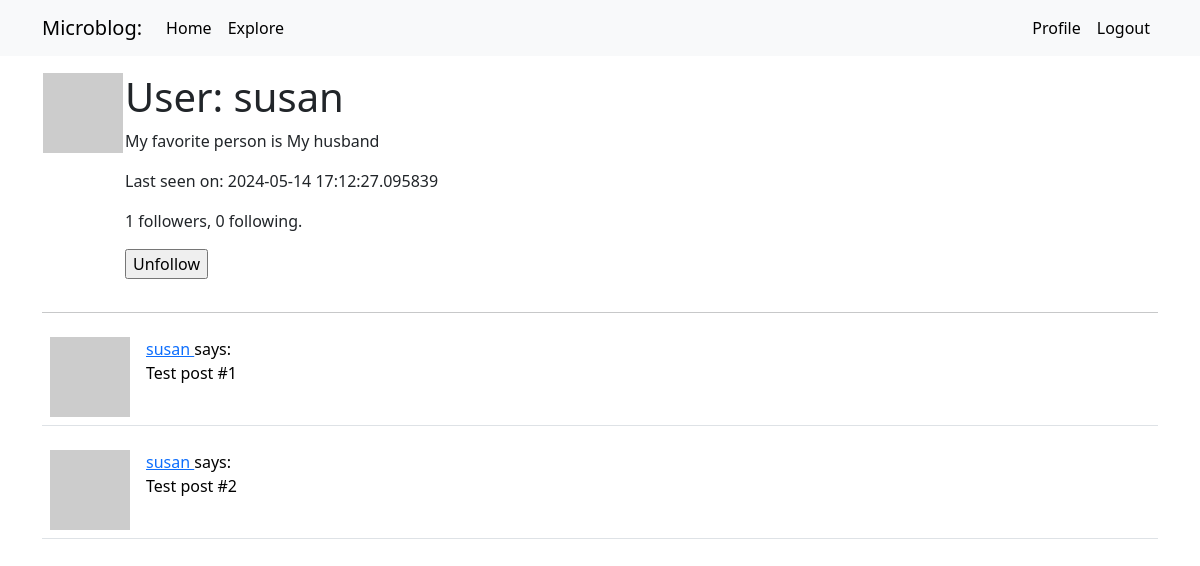
The page /user/susan (signed in) on the database its author committed.
### app/models.py (models this page shows, shortened)
class User(UserMixin,db.Model):
    id: so.Mapped[int] = so.mapped_column(primary_key=True)
    username: so.Mapped[str] = so.mapped_column(sa.String(64), index=True,
                                                unique=True)
    email: so.Mapped[str] = so.mapped_column(sa.String(120), index=True,
                                             unique=True)
    password_hash: so.Mapped[Optional[str]] = so.mapped_column(sa.String(256))
    posts: so.WriteOnlyMapped['Post'] = so.relationship(back_populates = 'author')
    about_me: so.Mapped[Optional[str]] = so.mapped_column(sa.String(140))
    last_seen: so.Mapped[Optional[datetime]] =so.mapped_column(default=lambda: datetime.now(timezone.utc))
    following: so.WriteOnlyMapped['User'] = so.relationship( secondary = followers, primaryjoin = (followers.c.follower_id ==id), secondaryjoin = (followers.c.followed_id == id),back_populates = 'followers')
    followers: so.WriteOnlyMapped['User'] = so.relationship(secondary= followers, primaryjoin = (followers.c.followed_id ==id), secondaryjoin= (followers.c.follower_id == id), back_populates = 'following')
    def is_following(self, user):
        query = self.following.select().where(User.id == user.id)
        return db.session.scalar(query) is not None
    def followers_count(self):
        query = sa.select(sa.func.count()).select_from(
            self.followers.select().subquery())
        return db.session.scalar(query)
    def following_count(self):
        query = sa.select(sa.func.count()).select_from(
            self.following.select().subquery())
        return db.session.scalar(query)
    def avatar(self,size):
        digest = md5(self.email.lower().encode('utf-8')).hexdigest()
        return f'https://www.gravatar.com/avatar/{digest}?d=monsterid&s={size}'

### app/routes.py (the view)
@app.route('/user/<username>', methods = ['GET', 'POST'])
@login_required
def user(username):
    user = db.first_or_404(sa.select(User).where(User.username == username))
    post = [
        {'author':user, 'body': 'Test post #1'},
        {'author':user, 'body': 'Test post #2'}
    ]
    form = EmptyForm()
    return render_template('user.html', user= user,post=post, form = form)

### app/forms.py
class EmptyForm(FlaskForm):
    submit = SubmitField('Submit')

### app/models.py (called while the page is built)
@login.user_loader
def load_user(id):
    return db.session.get(User,int(id))

### app/routes.py (called while the page is built)
@app.before_request
def before_request():
    if current_user.is_authenticated:
        current_user.last_seen = datetime.now(timezone.utc)
        db.session.commit()

### app/templates/user.html (shortened to what this page needs)
{% extends "base.html" %}
{% block content %}
    <table>
        <tr valign = "top">
            <td><img src = "{{ user.avatar(128) }}"></td>
            <td>
                <h1>User: {{ user.username }}</h1>
                {% if user.about_me %}<p>{{ user.about_me }}</p>{% endif %}
                {% if user.last_seen %}<p>Last seen on: {{ user.last_seen }}</p>{% endif %}
                <p>{{ user.followers_count() }} followers, {{ user.following_count() }} following.</p>
                {% if user == current_user %}
                <p><a href="{{ url_for('edit_profile') }}">Edit your profile</a></p>
        {% else %}
        <p>
            <form action="{{ url_for('unfollow', username=user.username) }}" method="post">
                {{ form.submit(value='Unfollow') }}
            </form>
        </p>
        {% endif %}
            </td>
        </tr>
    </table>
    <hr>
    {% for post in post %}
        {% include '_post.html' %}
    {% endfor %}
{% endblock %}

### app/templates/_post.html
<table class = "table table-hover">
    <tr>
        <td width = "70px">
            <a href = "{{ url_for('user', username=post.author.username) }}">
                <img src="{{ post.author.avatar(36) }}">
            </a>
        </td>
        <td>
            <a href="{{ url_for('user', username=post.author.username) }}">
                {{ post.author.username }}
            </a>
            says:<br>{{ post.body }}
        </td>
    </tr>
</table>

### rows shown on the page
User: username "susan", about_me "My favorite person is My husband", last_seen "2024-05-14 17:12:27.095839", author.username "susan" "susan"

### other values the page prints
{{ user.followers_count() }} "1"
{{ user.following_count() }} "0"
{{ post.body }} "Test post #1" "Test post #2"
